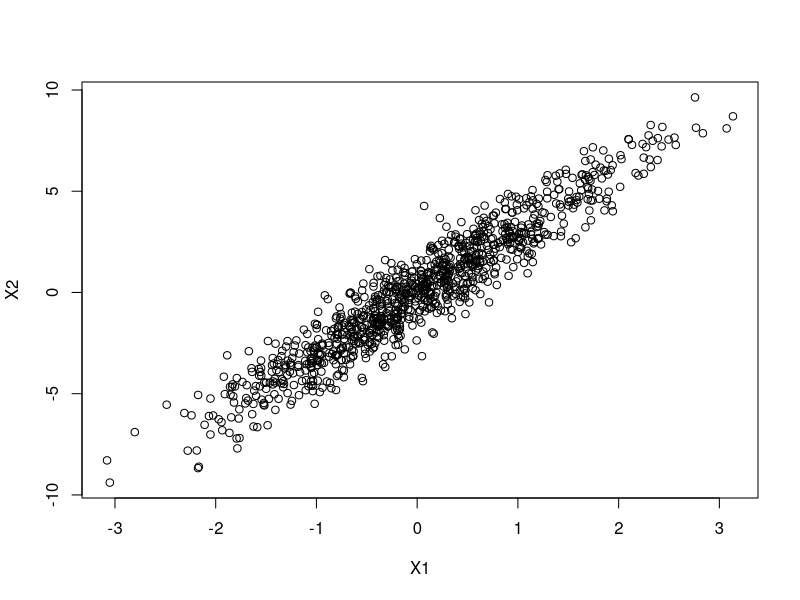
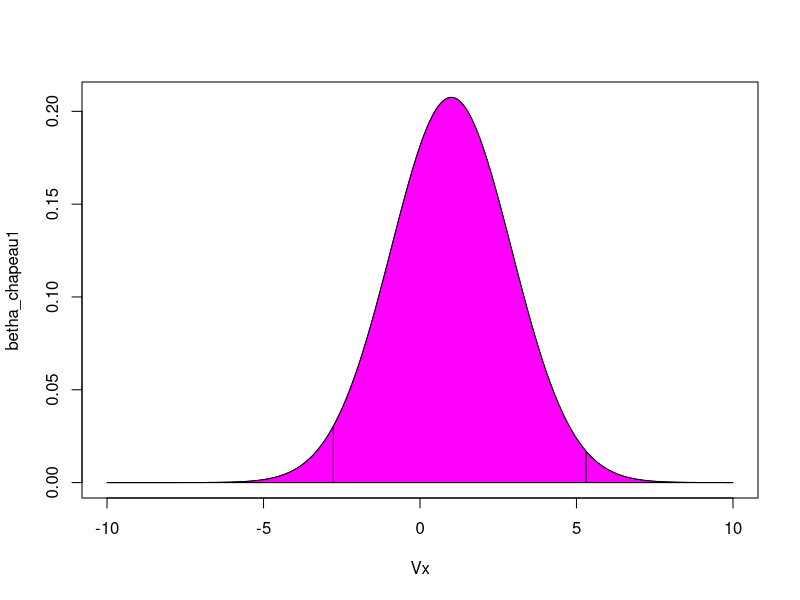
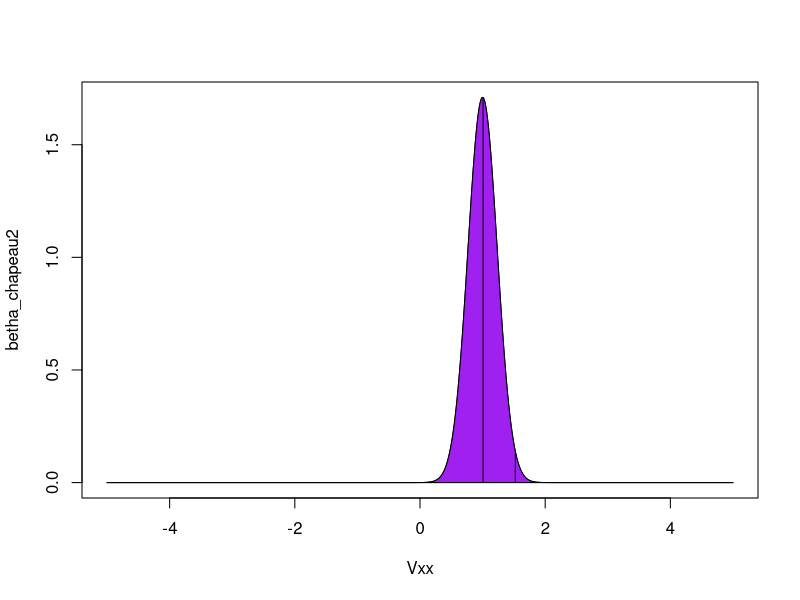
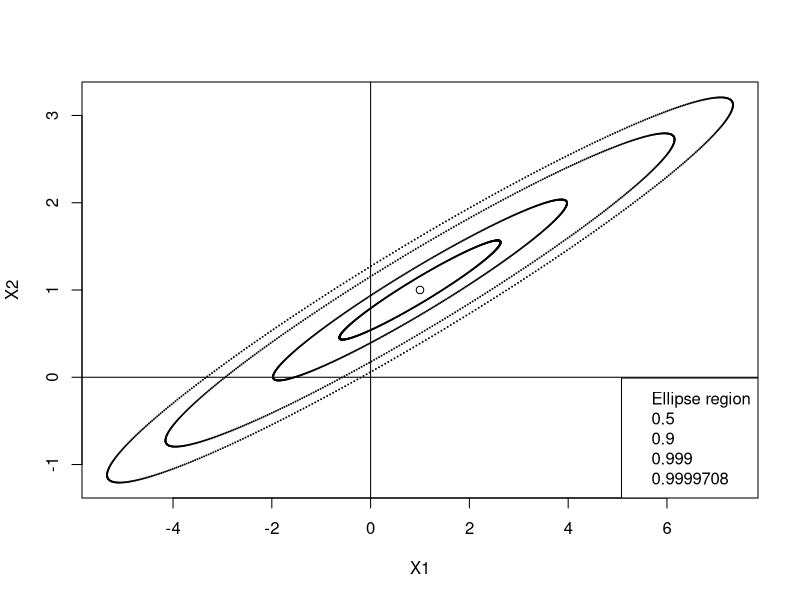

R code for these plots, in order:
## ---- chunk 1
knitr::opts_chunk$set(echo = TRUE)
## ---- chunk 2
set.seed(0)
mat <- matrix(0, nrow=6000, ncol=201)
for (i in 1:6000){
  mat[i,] = rnorm(201,0,1)
}
frame <- as.data.frame(mat)
## ---- chunk 3
y <- mat[,1]
x <- mat[, 2:201]
model <- lm(y~x, data=frame)
## ---- chunk 4
p_values = summary(model)$coefficients[,4]
count_non_zero = 0
for (i in 1:length(p_values)){
  if(p_values[i] < 0.05){
    count_non_zero = count_non_zero + 1
  }
}
## ---- chunk 5
n = 1000
epsilon1 <- rnorm(1000,0,1)
epsilon2 <- rnorm(1000,0,1)
epsilon3 <- rnorm(1000,0,1)
X1 <- epsilon1
X2 <- 3*X1 +epsilon2
Y <- 2 + X1 + X2 + epsilon3
plot(X1,X2)
## ---- chunk 6
set.seed(3)
epsilonp1 <- rnorm(10,0,1)
epsilonp2 <- rnorm(10,0,1)
epsilonp3 <- rnorm(10,0,1)
Xp1 <- epsilonp1
Xp2 <- 3*Xp1 +epsilonp2
Yp <-  2 + Xp1 + Xp2 + epsilonp3
Yp
## ---- chunk 7
model1 = lm(Yp~Xp1)
summary(model1)
fitted(model1)
## ---- chunk 8
model2 = lm(Yp~Xp2)
summary(model2)
fitted(model2)
## ---- chunk 9
model3 =  lm(Yp~Xp1 + Xp2)
summary(model3)
## ---- chunk 10
colone1 = matrix(1, nrow = 10 ,ncol = 1 )
matriceX =matrix(nrow = 10 ,ncol = 3 )
matriceX[,1] = colone1
matriceX[,2] = Xp1
matriceX[,3] = Xp2


betha_mu = matrix(nrow = 3 , ncol = 1  )
betha_mu[1,1] = 2
betha_mu[2,1] = 1
betha_mu[3,1] = 1
matriceX_trans = t(matriceX)
matrix_cov = matriceX_trans%*%matriceX
matriInverse = solve(matrix_cov)

#Density betha1_chapeau
Vx <- seq(-10, 10, length=1000)
betha_chapeau1 = dnorm(Vx, betha_mu[2,1] , matriInverse[2,2] )


#Density betha2_chapeau
Vxx <- seq(-5, 5, length=1000)
betha_chapeau2 = dnorm(Vxx, betha_mu[3,1] , matriInverse[3,3] )
#Quantiles de betha1_chapeau en 0.025 et 0.975
quantile0.025 <- qnorm(1 - 0.025/2 , mean = betha_mu[2,1],  sd = matriInverse[2,2] )
quantile0.975 <- qnorm(1 - 0.975 , mean = betha_mu[2,1],  sd = matriInverse[2,2] )

#Quantiles de betha2_chapeau en 0.025 et 0.975
quantile0.025a <- qnorm(1 - 0.025/2 , mean = betha_mu[3,1],  sd = matriInverse[3,3] )
quantile0.975a <- qnorm(1 - 0.975/2 , mean = betha_mu[3,1],  sd = matriInverse[3,3] )

#
densityB1_0.025 =  dnorm(quantile0.025, mean = betha_mu[2,1], sd = matriInverse[2,2]  )
densityB1_0.975 =  dnorm(quantile0.975, mean = betha_mu[2,1], sd = matriInverse[2,2]  )
densityB2_0.025 =  dnorm(quantile0.025a, mean = betha_mu[3,1], sd = matriInverse[3,3]  )
densityB2_0.975 =  dnorm(quantile0.975a, mean = betha_mu[3,1], sd = matriInverse[3,3]  )
#Quantiles de betha1_chapeau en 0.025 et 0.975
quantile0.025 <- qnorm(1 - 0.025/2 , mean = betha_mu[2,1],  sd = matriInverse[2,2] )
quantile0.975 <- qnorm(1 - 0.975 , mean = betha_mu[2,1],  sd = matriInverse[2,2] )

#Quantiles de betha2_chapeau en 0.025 et 0.975
quantile0.025a <- qnorm(1 - 0.025/2 , mean = betha_mu[3,1],  sd = matriInverse[3,3] )
quantile0.975a <- qnorm(1 - 0.975/2 , mean = betha_mu[3,1],  sd = matriInverse[3,3] )

#
densityB1_0.025 =  dnorm(quantile0.025, mean = betha_mu[2,1], sd = matriInverse[2,2]  )
densityB1_0.975 =  dnorm(quantile0.975, mean = betha_mu[2,1], sd = matriInverse[2,2]  )
densityB2_0.025 =  dnorm(quantile0.025a, mean = betha_mu[3,1], sd = matriInverse[3,3]  )
densityB2_0.975 =  dnorm(quantile0.975a, mean = betha_mu[3,1], sd = matriInverse[3,3]  )


#plot Betha1_chapeau:
plot(Vx, betha_chapeau1, type = "l")
polygon(Vx, betha_chapeau1, col = "magenta", border = "black")
segments(quantile0.025, 0,  quantile0.025, densityB1_0.025 )
segments(quantile0.975, 0,  quantile0.975, densityB1_0.975 )
#plot Betha2_chapeau
plot(Vxx, betha_chapeau2, type = "l")
polygon(Vxx, betha_chapeau2, col = "purple", border = "black")
segments(quantile0.025a, 0,  quantile0.025a, densityB2_0.025 )
segments(quantile0.975a, 0,  quantile0.975a, densityB2_0.975 )

## ---- chunk 11

ellipses = function(m, CV, probs)
{
  # Compute and plot an ellipse region for bivariate Gaussians, i.e., some ellipse that 
  # has probability probs to contain a 2D Gaussian vector with given parameters.
  # Inputs: 
  #   - m: means
  #   - CV: covariance matrix
  #   - probs: probabilities
  # Source : https://waterprogramming.wordpress.com/2016/11/07/plotting-probability-ellipses-for-bivariate-normal-distributions/
  
  # Coordinates of mean
  b1 = m[1]
  b2 = m[2]
  
  eg = eigen(CV)
  Evec = eg$vectors
  Eval = eg$values
  
  theta = seq(0,2*pi,0.01) # angles used for plotting ellipses
  
  vec.norm = function(v) { sqrt(t(v) %*% v)}
  # compute angle for rotation of ellipse
  # rotation angle will be angle between x axis and first eigenvector
  x.vec = c(1, 0) # vector along x-axis
  cosrotation = t(x.vec) %*% Evec[,1]/(vec.norm(x.vec)*vec.norm(Evec[,1]))
  rotation = pi/2-acos(cosrotation) # rotation angle
  #create a rotation matrix
  R  = matrix(c(sin(rotation), cos(rotation), -cos(rotation), sin(rotation)), 
              nrow=2, ncol=2, byrow = TRUE)
  
  # Create chi squared vector
  chisq = qchisq(probs,2) # percentiles of chi^2 dist df=2
  
  # size ellipses for each quantile
  xRadius = rep(0, length(chisq))
  yRadius = rep(0, length(chisq))
  x = list()
  y = list()
  x.plot = list()
  y.plot = list()
  rotated_Coords = list()
  for (i in 1:length(chisq)) {
    # calculate the radius of the ellipse
    xRadius[i]=(chisq[i]*Eval[1])^.5; # primary axis
    yRadius[i]=(chisq[i]*Eval[2])^.5; # secondary axis
    # lines for plotting ellipse
    x[[i]] = xRadius[i]* cos(theta);
    y[[i]] = yRadius[i] * sin(theta);
    # rotate ellipse
    rotated_Coords[[i]] = R %*% matrix(c(x[[i]], y[[i]]), nrow=2, byrow=TRUE)
    # center ellipse
    x.plot[[i]] = t(rotated_Coords[[i]][1,]) + b1
    y.plot[[i]] = t(rotated_Coords[[i]][2,]) + b2}
  
  xlim = range(x.plot[[i]])
  ylim = range(y.plot[[i]])
  plot(b1,b2, xlab = "X1", ylab = "X2", xlim = xlim, ylim = ylim, cex=1)
  abline(h=0)
  abline(v=0)
  # Plot contours
  for (j in 1:length(chisq)) {
    points(x.plot[[j]],y.plot[[j]], cex=0.1)}
  
  legend("bottomright", c('Ellipse region', paste(probs)))}

bethaa <- betha_mu[-1,]
cov <- matriInverse[-1,-1]
probabilities <- seq(1:4)
probabilities[1] = 0.5
probabilities[2] = 0.9
probabilities[3] = 0.999
pv_fisher = 2.92e-05
probabilities[4] = 1 - pv_fisher 
ellipses(bethaa, cov, probabilities)
